Frame 1 (no input): blank canvas, image omitted
Frame 60 (no input): blank canvas, image omitted
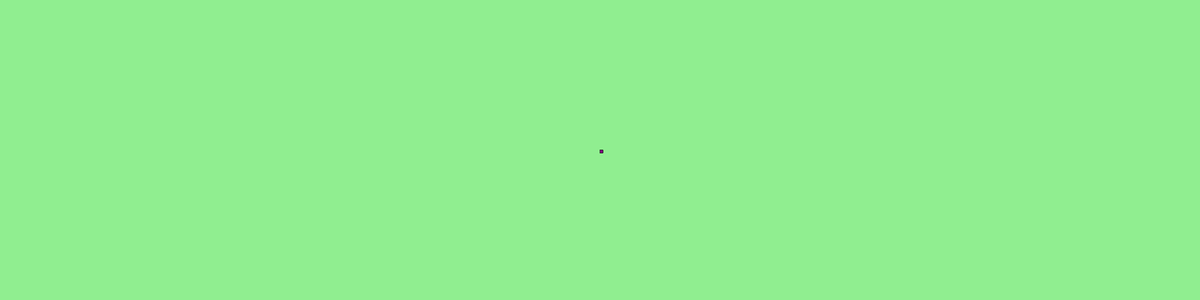
Frame 120 (the mouse pressed at the canvas centre since frame 60)

The p5.js sketch whose frames 1 and 60 were blank and that drew this single picture after the mouse press (run headless with seeded random() and noise() and a simulated clock; from frame 60 on, the mouse is pressed at the canvas centre):

// p5.js sketch
// ── sketch.js
function setup() {
  createCanvas(4000, 1000);//cria uma página em branco 
 background("lightgreen");//muda cor de fundo 
}
function draw() {
  stroke("black")
 
  fill("purple");
  

  if(mouseIsPressed){
    rect(mouseX,mouseY,10,10);//cria um retângulo(Posição x, posição y, largura,altura) 
}
}
